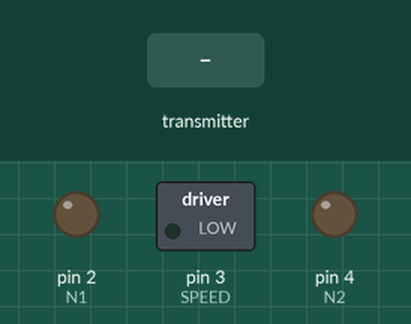
Recording of a sketch running on a simulated Arduino Uno, built with avr-gcc and run on an emulated ATmega328P. Shown: switched loads named in the sketch (green lamp = pin HIGH), output pins drawn as LEDs (lit = HIGH). The test bench sets the inputs (shaded band). No radio packets arrive unless stated.

Above: at 1.2 s.
1.3 s: the transmitter starts sending data = 0
At 2.0 s:
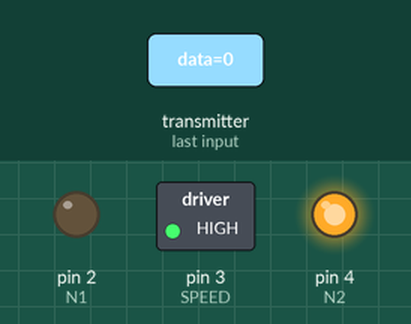
Timing chart, 0 to 4.3 s (numbered marks = the images above; inputs shaded):
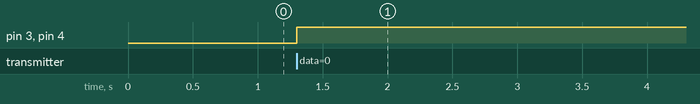

Measured:
- after the input at 1.3 s, pin 3 (SPEED), pin 4 (N2): LOW → HIGH at once

The sketch:

reciever.ino
```cpp
#include <SPI.h>
#include <RF24.h>

// define pins for the radio
#define CE_PIN 8
#define CSN_PIN 9

// define the pin for the transistor which controls the motor
// N1 = PIN 2 = UP
// N2 = PIN 4 = DOWN
// Speed = PIN 3
#define N1 2
#define N2 4
#define SPEED 3

//define the content to be expected for messages
#define FORWARD 1
#define BACK 0

// Create an RF24 object
RF24 radio(CE_PIN, CSN_PIN);

// Addresses
uint8_t address[][6] = {"trans", "piggy"};

// Function to control the motor based on received message
void controlMotor(bool direction) {
  // Replace with the actual motor control code (its supposed to be
  // brushless in the end I guess)
  digitalWrite(SPEED, 100);
  if (direction) {
    // Forward motion
    digitalWrite(N1, HIGH);
    digitalWrite(N2, LOW);
  } else {
    // Backward motion
    digitalWrite(N1, LOW);
    digitalWrite(N2, HIGH);

  }
}

void setup() {
  // Begin serial channel for debugging
  Serial.begin(9600);


  // Check to make sure that the rf24 module was initialized succesfully
  if (!radio.begin()) {
    Serial.println(F("radio hardware not responding!"));
    while (1) {} // hold program in infinite loop to prevent subsequent errors
  }

  // Prepare to receive messages args for openReadingPipe are the pipe to open
  // and the address to listen for
  radio.openReadingPipe(1, address[0]);
  radio.startListening();

  // Initialize the motor Pin to output
  pinMode(N1, OUTPUT); //PIN 2
  pinMode(N2, OUTPUT); //PIN 4
  pinMode(SPEED, OUTPUT);//PIN 3

}

void loop() {
  // If there is a message available, read it and do the apporpriate action (forwards
  // or back). If no message is available, do nothing. If there is a message, change the
  // state to the direction given for 200 millis. Then start listening again.

  if (radio.available()) {
    // Set up a variable of a specific size to read the message into
    uint8_t data;

    // Read the message into the data variable. The read variable requires the pointer
    // to the variable to read the messasge into and the size of the size of that place.
    // It is possible that this will not function correctly because there is some
    // weirdness where the size of 'data' must be equal to the size of the message which
    // is received. (see the part on read() in the RF24 docs)
    radio.read(&data, sizeof(data));

    // If the data is FORWARD then direction is true, else the direction is false
    bool direction = data == FORWARD;

    //tell the motor to go in a certain direction
    controlMotor(direction);

    //sleep for 200 millis while the motor does its thing
    delay(200);
  }
  else{
    digitalWrite(SPEED, 0);
  }


}
```
